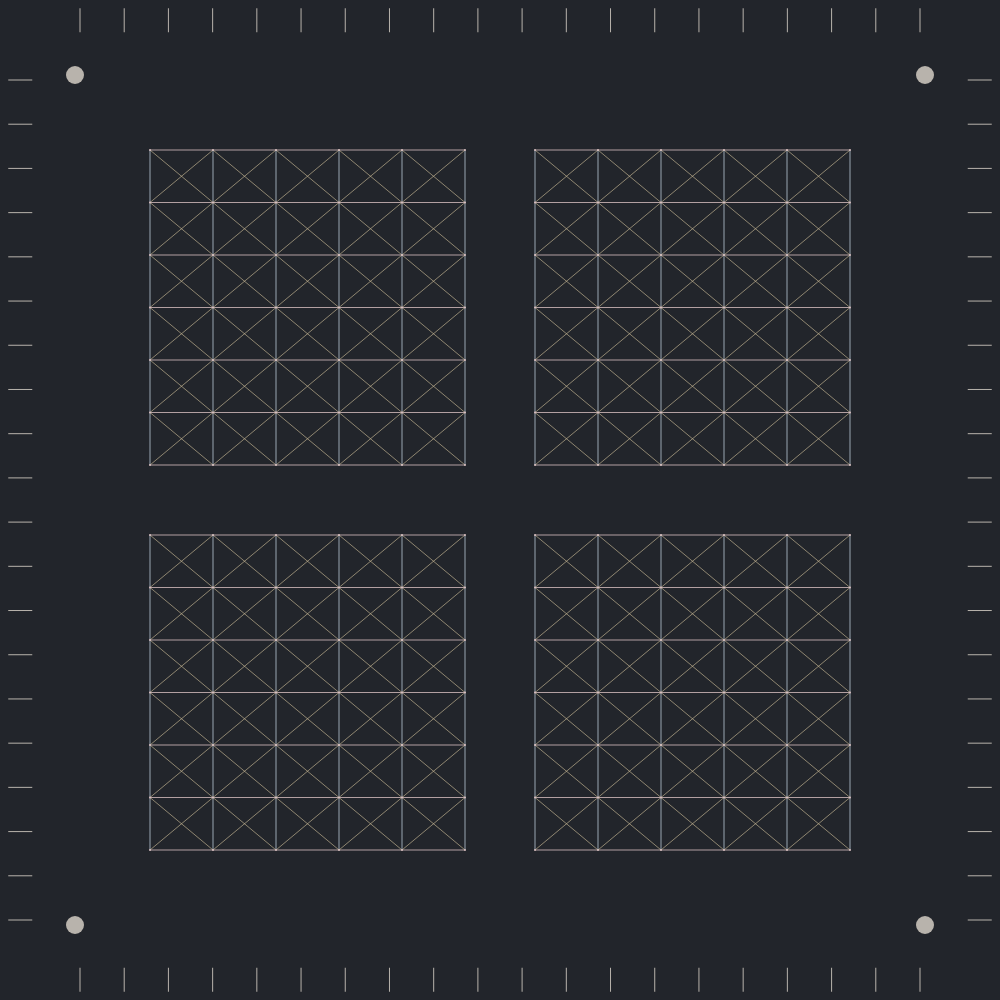
Frame 1 (no input)
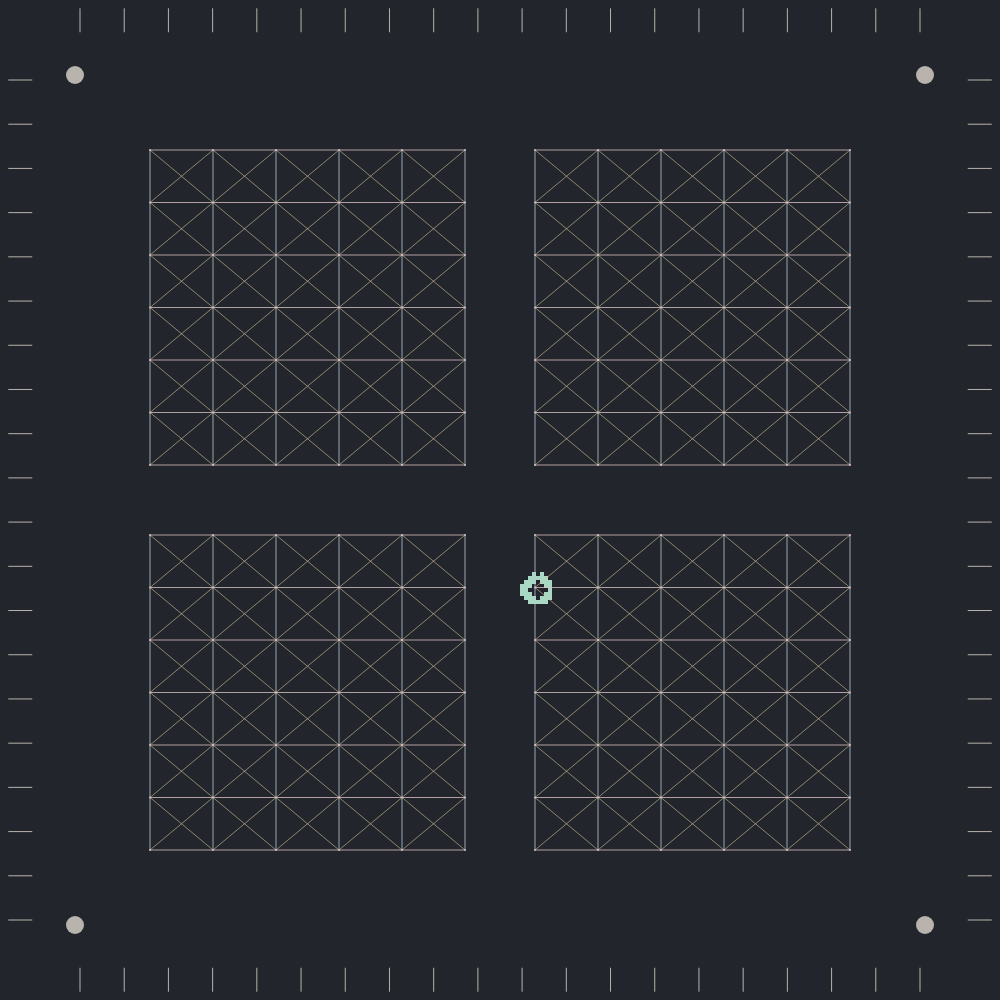
Frame 60 (no input)
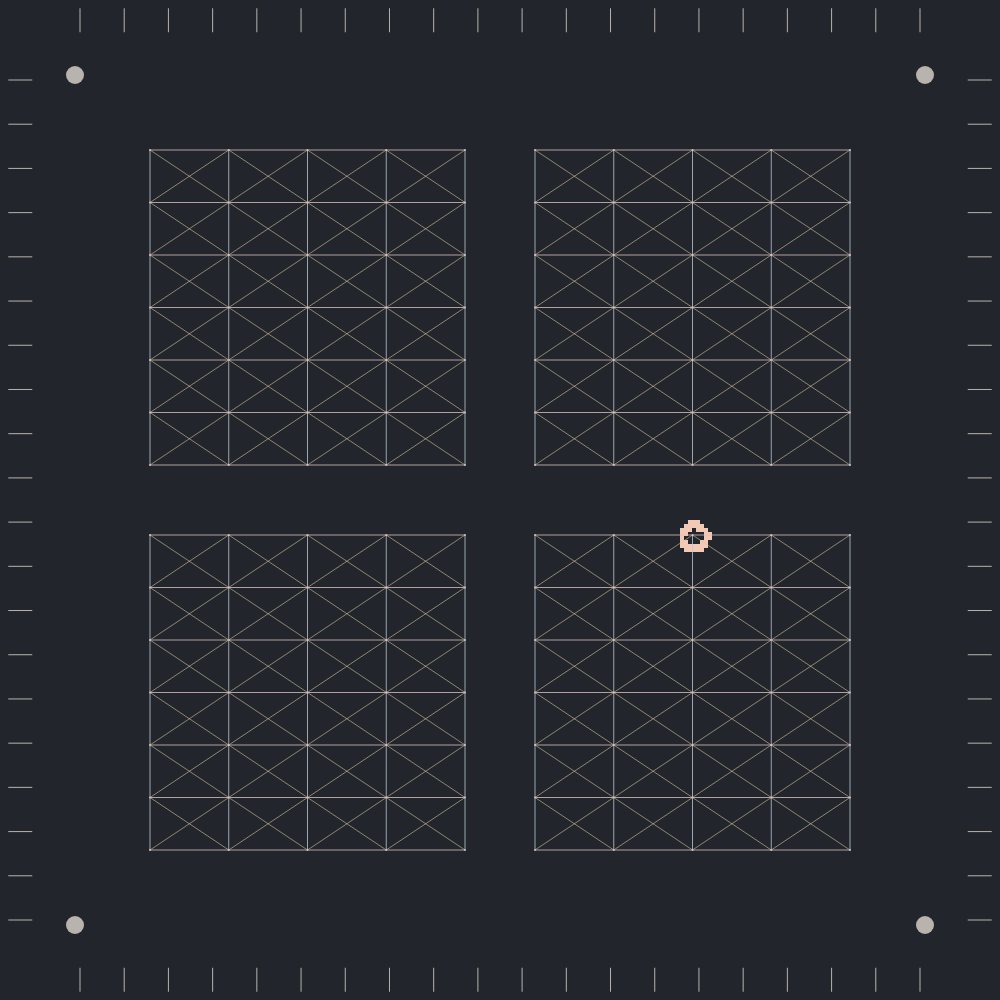
Frame 120 (the mouse pressed at the canvas centre since frame 60)

The p5.js sketch that drew these frames (run headless with seeded random() and noise() and a simulated clock; from frame 60 on, the mouse is pressed at the canvas centre):

// p5.js sketch
// ── sketch.js
// computer.garden()
// p5.js port of the processing sketch made for processing community
// day 2026 @ nyc (original: openprocessing.org/sketch/3004986).
//
// four woven core-memory blocks (with a few flower-shaped cores
// mixed in) arranged like a real memory plane: tight grids within
// each block, generous framing around the whole assembly, and
// decorative edge-pin leads + corner mounting holes, like an
// actual chip package. each block writes itself in over time,
// threaded by X drive lines (rows), Y drive lines (columns), and
// a diagonal sense line per block.
//
// click anywhere to wipe the garden and write a new pattern.

// set FIXED_SEED >= 0 to reproduce a specific composition
const FIXED_SEED = -1;
let SEED;

// a broad spread of pastels, freely assigned — each core just
// picks one at random when it writes.
const paletteHex = [
  "#E9C2CE", // blush pink
  "#A9D9C4", // mint
  "#C7BEE0", // lilac
  "#F2C9B4", // soft peach
  "#B8D8DC", // powder blue
  "#E3B7B0", // dusty coral
];
const xWireColor = "#D9BFC0"; // X drive lines (rows)
const yWireColor = "#B9C8D6"; // Y drive lines (columns)
const senseWireColor = "#D9C6A0"; // diagonal sense line
const pinColor = "#B8B3AC"; // edge-pin leads and mounting holes
const bgHex = "#22252B"; // cool slate

// rgb triples for writing straight into the pixel buffer
let paletteRGB;
let bgRGB;

const SCALE = 4;
let bufW, bufH;
let buf;

const bayer = [
  [0, 8, 2, 10],
  [12, 4, 14, 6],
  [3, 11, 1, 9],
  [15, 7, 13, 5],
];

// each block's density and flower/ring mix is randomized fresh on
// every generation, so successive gardens genuinely differ
let quadCols = 5;
let quadRows = 6;
const outerMarginXFrac = 0.15;
const outerMarginYFrac = 0.15;
const gapXFrac = 0.07;
const gapYFrac = 0.07;

let quadrants = [];
let cores = [];
let writeOrder = [];
let writeIndex = 0;
const writePerTick = 1;
const writeEvery = 30;
let writeTimer = 0;
let flowerChance = 0.35;

const refreshEvery = 5;

// seeded RNG (mulberry32) so the write pattern is reproducible
let rngState = 0;
function seedRnd(s) {
  rngState = s | 0;
}
function rnd() {
  rngState = (rngState + 0x6d2b79f5) | 0;
  let t = Math.imul(rngState ^ (rngState >>> 15), 1 | rngState);
  t = (t + Math.imul(t ^ (t >>> 7), 61 | t)) ^ t;
  return ((t ^ (t >>> 14)) >>> 0) / 4294967296;
}

function hexToRGB(h) {
  const n = parseInt(h.slice(1), 16);
  return [(n >> 16) & 255, (n >> 8) & 255, n & 255];
}

function setup() {
  // square, like a chip package
  createCanvas(1000, 1000);
  noSmooth();

  paletteRGB = paletteHex.map(hexToRGB);
  bgRGB = hexToRGB(bgHex);

  bufW = width / SCALE;
  bufH = height / SCALE;
  buf = createGraphics(bufW, bufH);
  buf.pixelDensity(1);
  buf.noSmooth();

  SEED = FIXED_SEED >= 0 ? FIXED_SEED : floor(random(999999));
  seedRnd(SEED);
  console.log("seed:", SEED);
  buildGrid();
  renderDitheredField();
}

function draw() {
  for (const c of cores) {
    if (c.written) {
      if (abs(c.size - c.baseSize) > 0.2) c.size = lerp(c.size, c.baseSize, 0.1);
      c.glow *= 0.9;
      if (c.glow < 0.01) c.glow = 0;
      if (c.shape === "flower") c.rotation += c.spinSpeed;
    }
  }

  writeTimer++;
  if (writeTimer > writeEvery && writeIndex < writeOrder.length) {
    for (let k = 0; k < writePerTick && writeIndex < writeOrder.length; k++) {
      const core = writeOrder[writeIndex];
      core.written = true;
      core.rgb = paletteRGB[floor(rnd() * paletteRGB.length)];
      core.glow = 1;
      writeIndex++;
    }
    writeTimer = 0;
  }

  if (frameCount % refreshEvery === 0) renderDitheredField();

  image(buf, 0, 0, width, height);
  drawWires();
  drawPackage();
}

// per-block X/Y threading, diagonal cross-stitches between every
// neighboring core, and a small via dot at every core.
function drawWires() {
  push();
  noFill();
  strokeCap(SQUARE);

  for (const q of quadrants) {
    const qw = q.cellW * (quadCols - 1);
    const qh = q.cellH * (quadRows - 1);

    stroke(xWireColor);
    strokeWeight(0.8);
    for (let gy = 0; gy < quadRows; gy++) {
      const y = (q.y0 + gy * q.cellH) * SCALE;
      line(q.x0 * SCALE, y, (q.x0 + qw) * SCALE, y);
    }

    stroke(yWireColor);
    strokeWeight(0.8);
    for (let gx = 0; gx < quadCols; gx++) {
      const x = (q.x0 + gx * q.cellW) * SCALE;
      line(x, q.y0 * SCALE, x, (q.y0 + qh) * SCALE);
    }

    // diagonal cross-stitches between every neighboring core, the
    // way sense wire actually threads a woven core plane
    stroke(senseWireColor);
    strokeWeight(0.6);
    for (let gy = 0; gy < quadRows - 1; gy++) {
      for (let gx = 0; gx < quadCols - 1; gx++) {
        const a = q.grid[gy][gx];
        const b = q.grid[gy][gx + 1];
        const c = q.grid[gy + 1][gx];
        const d = q.grid[gy + 1][gx + 1];
        line(a.x * SCALE, a.y * SCALE, d.x * SCALE, d.y * SCALE);
        line(b.x * SCALE, b.y * SCALE, c.x * SCALE, c.y * SCALE);
      }
    }
  }

  noStroke();
  fill(xWireColor);
  for (const c of cores) ellipse(c.x * SCALE, c.y * SCALE, 2, 2);

  pop();
}

// decorative package framing: edge-pin leads along all four sides
// and small mounting holes near the corners, like a real chip.
function drawPackage() {
  push();
  noFill();
  stroke(pinColor);
  strokeWeight(1);
  strokeCap(SQUARE);

  const pinLen = 6 * SCALE;
  const edgeMarginX = bufW * outerMarginXFrac * 0.55;
  const edgeMarginY = bufH * outerMarginYFrac * 0.55;

  const pinCountX = 20;
  for (let i = 0; i < pinCountX; i++) {
    const x = map(i, 0, pinCountX - 1, bufW * 0.08, bufW * 0.92) * SCALE;
    line(x, edgeMarginY * 0.4, x, edgeMarginY * 0.4 + pinLen);
    line(x, height - edgeMarginY * 0.4, x, height - edgeMarginY * 0.4 - pinLen);
  }

  const pinCountY = 20;
  for (let i = 0; i < pinCountY; i++) {
    const y = map(i, 0, pinCountY - 1, bufH * 0.08, bufH * 0.92) * SCALE;
    line(edgeMarginX * 0.4, y, edgeMarginX * 0.4 + pinLen, y);
    line(width - edgeMarginX * 0.4, y, width - edgeMarginX * 0.4 - pinLen, y);
  }

  noStroke();
  fill(pinColor);
  const holeR = 4.5 * SCALE * 0.5;
  const hx = bufW * 0.075;
  const hy = bufH * 0.075;
  ellipse(hx * SCALE, hy * SCALE, holeR * 2, holeR * 2);
  ellipse((bufW - hx) * SCALE, hy * SCALE, holeR * 2, holeR * 2);
  ellipse(hx * SCALE, (bufH - hy) * SCALE, holeR * 2, holeR * 2);
  ellipse((bufW - hx) * SCALE, (bufH - hy) * SCALE, holeR * 2, holeR * 2);

  pop();
}

// click or tap wipes the grid and rewrites it in a new order
function mousePressed() {
  SEED = floor(random(999999));
  seedRnd(SEED);
  console.log("seed:", SEED);
  buildGrid();
}

function buildGrid() {
  cores = [];
  quadrants = [];

  // vary the block density and flower/ring mix each generation
  quadCols = 4 + floor(rnd() * 3); // 4..6
  quadRows = 5 + floor(rnd() * 3); // 5..7
  flowerChance = 0.15 + rnd() * 0.35; // 0.15..0.5

  const outerMarginX = bufW * outerMarginXFrac;
  const outerMarginY = bufH * outerMarginYFrac;
  const gapX = bufW * gapXFrac;
  const gapY = bufH * gapYFrac;

  const quadW = (bufW - outerMarginX * 2 - gapX) / 2;
  const quadH = (bufH - outerMarginY * 2 - gapY) / 2;
  const cellW = quadW / (quadCols - 1);
  const cellH = quadH / (quadRows - 1);
  const baseSize = min(cellW, cellH) * 0.34;

  const origins = [
    [outerMarginX, outerMarginY],
    [outerMarginX + quadW + gapX, outerMarginY],
    [outerMarginX, outerMarginY + quadH + gapY],
    [outerMarginX + quadW + gapX, outerMarginY + quadH + gapY],
  ];

  for (const [x0, y0] of origins) {
    const q = new Quadrant(x0, y0, cellW, cellH, quadRows, quadCols);
    quadrants.push(q);
    for (let gy = 0; gy < quadRows; gy++) {
      for (let gx = 0; gx < quadCols; gx++) {
        const x = x0 + gx * cellW;
        const y = y0 + gy * cellH;
        const shape = rnd() < flowerChance ? "flower" : "ring";
        const core = new Core(x, y, baseSize, shape);
        cores.push(core);
        q.grid[gy][gx] = core;
      }
    }
  }

  // shuffle the write order (Fisher–Yates with the seeded RNG)
  writeOrder = cores.slice();
  for (let i = writeOrder.length - 1; i > 0; i--) {
    const j = floor(rnd() * (i + 1));
    const tmp = writeOrder[i];
    writeOrder[i] = writeOrder[j];
    writeOrder[j] = tmp;
  }
  writeIndex = 0;
  writeTimer = 0;
}

// per-pixel rendering only checks the local 3x3 core neighborhood
// within whichever quadrant a pixel falls near — far cheaper than
// testing every core in the whole garden against every pixel.
function renderDitheredField() {
  buf.loadPixels();
  const pw = buf.width;
  const ph = buf.height;
  const px = buf.pixels;

  for (let y = 0; y < ph; y++) {
    for (let x = 0; x < pw; x++) {
      let bestDensity = 0;
      let bestColor = bgRGB;

      for (const q of quadrants) {
        const qw = q.cellW * (quadCols - 1);
        const qh = q.cellH * (quadRows - 1);
        const margin = min(q.cellW, q.cellH) * 0.7;
        if (x < q.x0 - margin || x > q.x0 + qw + margin) continue;
        if (y < q.y0 - margin || y > q.y0 + qh + margin) continue;

        const localGX = Math.round((x - q.x0) / q.cellW);
        const localGY = Math.round((y - q.y0) / q.cellH);

        for (let dgy = -1; dgy <= 1; dgy++) {
          const gy = localGY + dgy;
          if (gy < 0 || gy >= quadRows) continue;
          for (let dgx = -1; dgx <= 1; dgx++) {
            const gx = localGX + dgx;
            if (gx < 0 || gx >= quadCols) continue;
            const c = q.grid[gy][gx];
            if (!c.written) continue;
            const val = c.densityAt(x, y);
            if (val > bestDensity) {
              bestDensity = val;
              bestColor = c.rgb;
            }
          }
        }
      }

      const threshold = bayer[y % 4][x % 4] / 16;
      const col = bestDensity > threshold ? bestColor : bgRGB;
      const idx = (x + y * pw) * 4;
      px[idx] = col[0];
      px[idx + 1] = col[1];
      px[idx + 2] = col[2];
      px[idx + 3] = 255;
    }
  }
  buf.updatePixels();
}

class Quadrant {
  constructor(x0, y0, cellW, cellH, rows, cols) {
    this.x0 = x0;
    this.y0 = y0;
    this.cellW = cellW;
    this.cellH = cellH;
    this.grid = Array.from({ length: rows }, () => new Array(cols));
  }
}

class Core {
  constructor(x, y, baseSize, shape) {
    this.x = x;
    this.y = y;
    this.baseSize = baseSize;
    this.shape = shape; // "ring" or "flower"
    this.rgb = bgRGB;
    this.size = 0;
    this.written = false;
    this.glow = 0;
    this.rotation = rnd() * TWO_PI;
    this.spinSpeed = (rnd() - 0.5) * 0.01;
    this.petalCount = 5 + floor(rnd() * 3);
  }

  // an annulus (ring): 0 outside, 1 in the ring body, with a soft
  // dithered edge at both the inner hole and outer boundary.
  ringDensityAt(px, py) {
    const effSize = this.size * (1 + 0.3 * this.glow);
    const outerR = effSize;
    const innerR = effSize * 0.42;
    const dx = px - this.x;
    const dy = py - this.y;
    const r = Math.sqrt(dx * dx + dy * dy);
    if (r > outerR || r < innerR) return 0;
    const edgeBand = effSize * 0.14;
    if (r > outerR - edgeBand) return 1 - (r - (outerR - edgeBand)) / edgeBand;
    if (r < innerR + edgeBand) return (r - innerR) / edgeBand;
    return 1;
  }

  // the original petal-lobe shape, same size scale as a ring core.
  flowerDensityAt(px, py) {
    const effSize = this.size * (1 + 0.4 * this.glow);
    const dx = px - this.x;
    const dy = py - this.y;
    const r = Math.sqrt(dx * dx + dy * dy);
    if (r > effSize * 1.05) return 0;
    if (r < effSize * 0.18) return 1;
    const angle = Math.atan2(dy, dx) - this.rotation;
    const lobe = Math.pow(Math.abs(Math.cos((this.petalCount / 2) * angle)), 0.6);
    const maxR = effSize * (0.3 + 0.7 * lobe);
    if (r > maxR) return 0;
    return 1 - (r / maxR) * 0.55;
  }

  // briefly swells when freshly written, via glow; dispatches to
  // the ring or flower shape depending on this core's assignment.
  densityAt(px, py) {
    if (!this.written || this.size < 0.5) return 0;
    return this.shape === "flower"
      ? this.flowerDensityAt(px, py)
      : this.ringDensityAt(px, py);
  }
}
